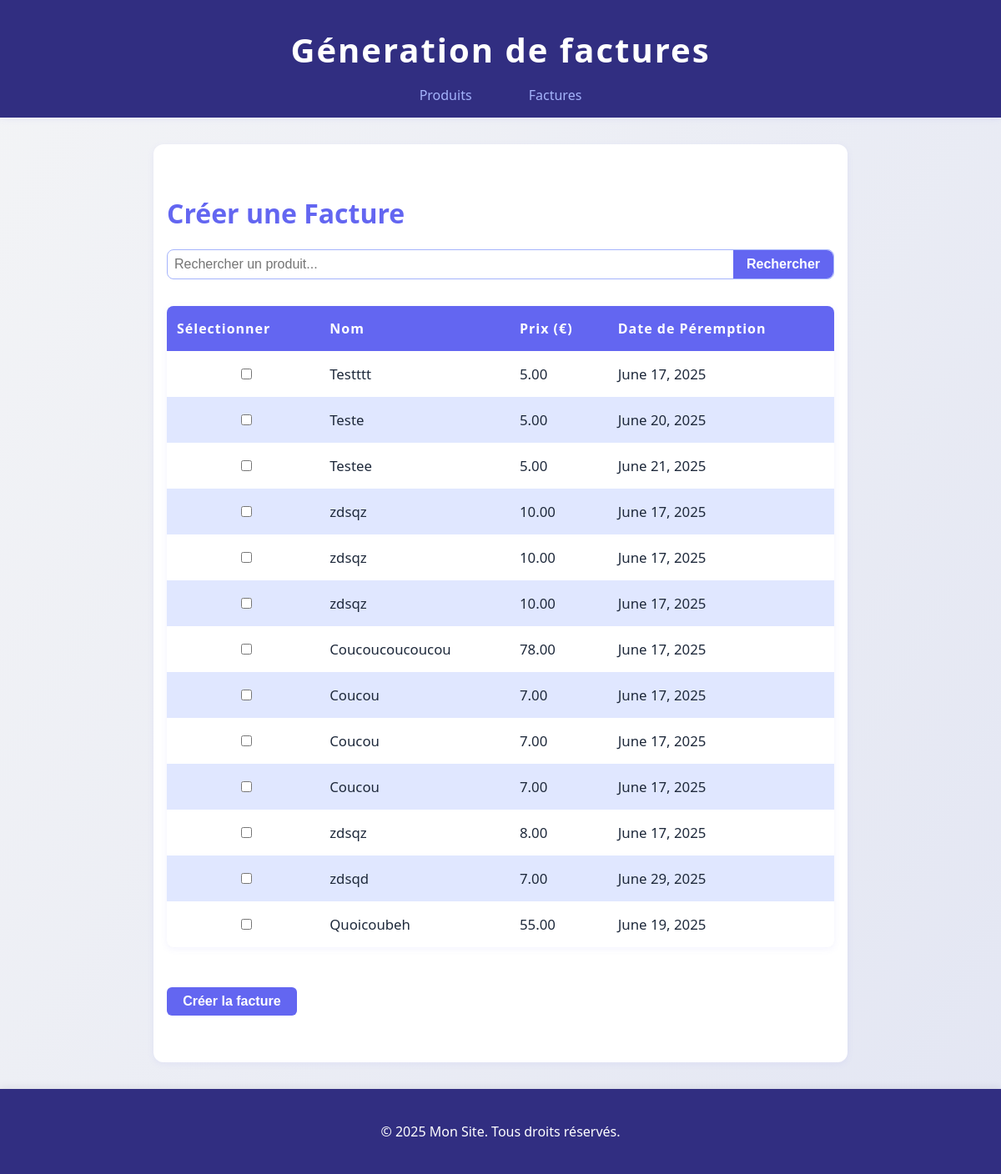
Page /factures/creer/ on the earlier database version.
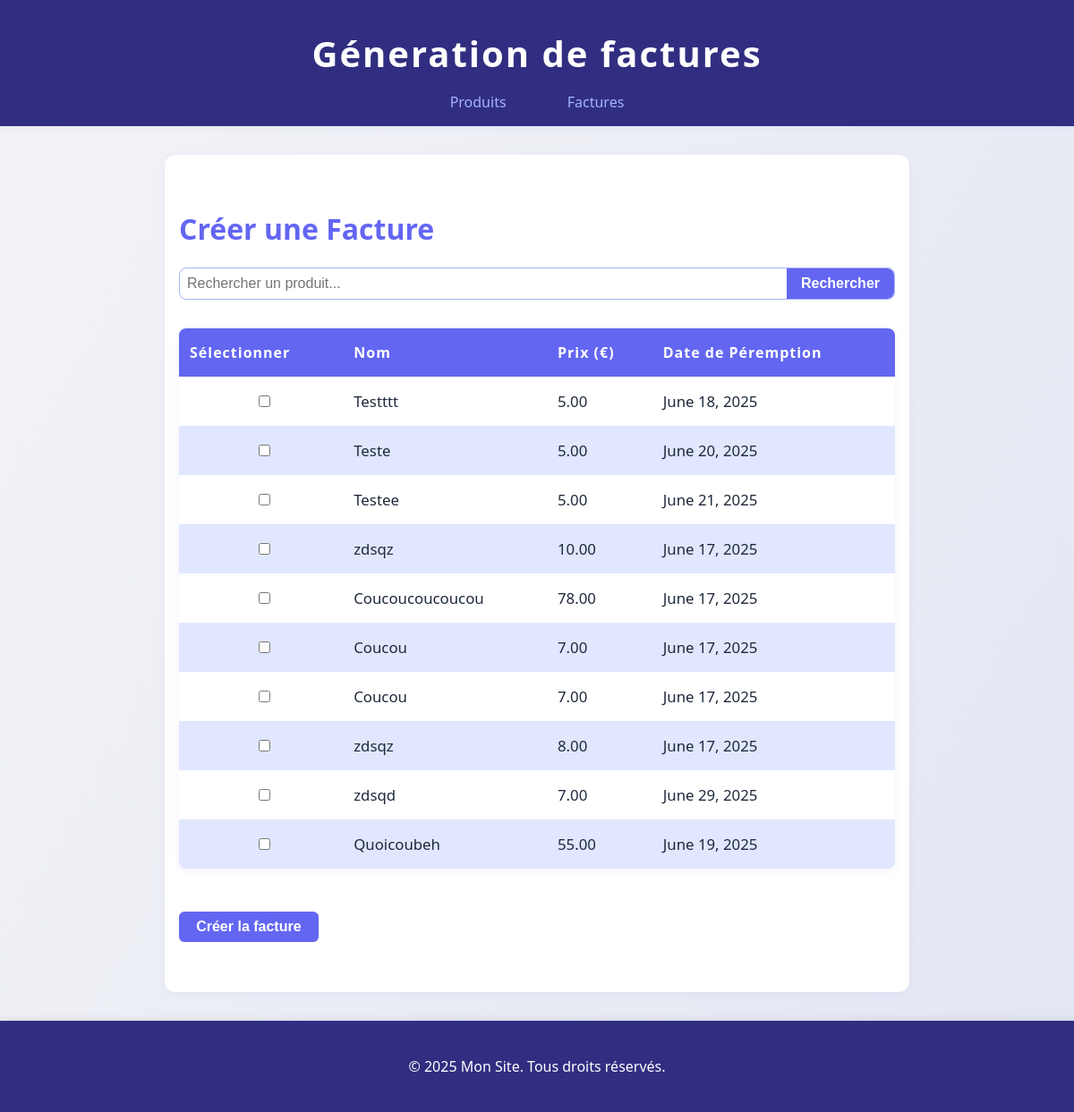
Same page on the later database version.
### produits/models.py (models this page shows, shortened)
class Produit(models.Model):
    nom = models.CharField(max_length=100)
    prix = models.DecimalField(max_digits=10, decimal_places=2)
    date_peremption = models.DateField()

### factures/views.py (the view, shortened to what this page needs)
# urls.py: path('creer/', creer_facture, name='creer_facture'),
def creer_facture(request):
    query = request.GET.get('q', '')
    produits = Produit.objects.all()
    if query:
        produits = produits.filter(nom__icontains=query)
    return render(request, 'factures/creer_facture.html', {'produits': produits})

### factures/templates/factures/creer_facture.html (shortened to what this page needs)
{% extends "base.html" %}
{% block content %}
<h1>Créer une Facture</h1>
<form method="get" class="search-bar" style="margin-bottom: 1.5rem;">
    <input type="text" name="q" placeholder="Rechercher un produit..." value="{{ request.GET.q }}" />
    <button type="submit">Rechercher</button>
</form>
<form method="post">
    <table class="table-produits">
        <thead>
            <tr>
                <th>Sélectionner</th>
                <th>Nom</th>
                <th>Prix (€)</th>
                <th>Date de Péremption</th>
            </tr>
        </thead>
        <tbody>
        {% for produit in produits %}
            <tr>
                <td><input type="checkbox" name="produits" value="{{ produit.id }}"></td>
                <td>{{ produit.nom }}</td>
                <td>{{ produit.prix }}</td>
                <td>{{ produit.date_peremption }}</td>
            </tr>
        {% endfor %}
        </tbody>
    </table>
    <button type="submit" class="btn-ajouter">Créer la facture</button>
</form>
{% endblock %}

Differences in the rows shown:
removed Produit: nom "zdsqz", prix "10.00", date_peremption "June 17, 2025"
removed Produit: nom "zdsqz", prix "10.00", date_peremption "June 17, 2025"
removed Produit: nom "Coucou", prix "7.00", date_peremption "June 17, 2025"
changed Produit "Testttt": date_peremption "June 17, 2025" → "June 18, 2025"
